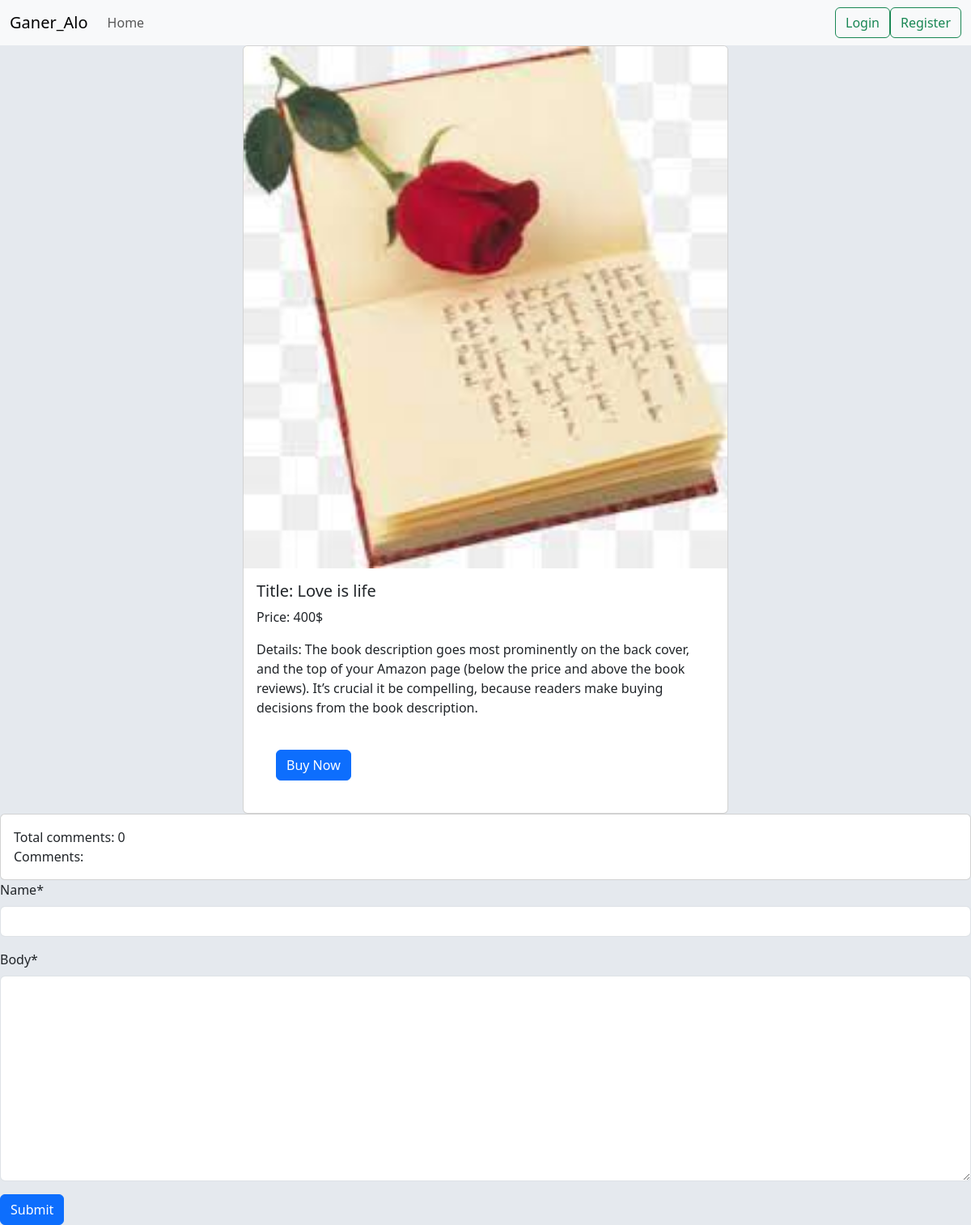
The page /books/details/4/ on the database its author committed.
### books/models.py (models this page shows, shortened)
class Books(models.Model):
   user=models.ForeignKey(User, related_name='user',on_delete=models.CASCADE)
   image = models.ImageField(upload_to = 'images/')
   title = models.CharField(max_length = 200)
   prize=models.IntegerField()
   details = models.TextField(default = '')
   category=models.ManyToManyField(CategoryModel)

### books/views.py (the view, shortened to what this page needs)
# urls.py: path('details/<int:id>/', views.CardetailsView.as_view(), name='details'),
class CardetailsView(DetailView):
    model = models.Books
    template_name = 'details.html'
    pk_url_kwarg = 'id'
    def get_context_data(self, **kwargs):
        context = super().get_context_data(**kwargs)
        carmodel = self.object
        comments = models.comments.objects.filter(car_model=carmodel)
        form = forms.CommentsForm()
        context['comments'] = comments
        context['comments_form'] = form
        return context

### books/forms.py
class CommentsForm(forms.ModelForm):
    class Meta:
        model=comments
        exclude = ['car_model']

### books/templates/details.html (shortened to what this page needs)
{% extends 'base.html'%}
{%load crispy_forms_tags %}
{% block head_title %}Book Details{% endblock %} {% block content%}
{% if user.is_authenticated%}
<div class="card text-center" style="width: 600px; margin: auto;">
    <div class="card-body">
        <img src="{{ books.image.url }}" class="card-img-top" alt="...">
        <div class="card-body">
            <h5 class="card-title">Title: {{ books.title }}</h5>
            <p class="card-text">Details: {{ books.details }}</p>
            <b><p class="card-text font-bold">Price: {{ books.prize }}$</p></b>
            <form method="post" action="{% url 'make_transaction' book_id=books.id %}">
                {% csrf_token %}
                <button type="submit">Buy Now</button>
            </form>
        </div>
    </div>
</div>
{%else%}
<div class="">
    <div class="card" style="width: 600px;margin:auto;">
        <img src="{{books.image.url}}" class="card-img-top" alt="...">
        <div class="card-body">
          <h5 class="card-title">Title: {{books.title}}</h5>
          <p class="card-text">Price: {{books.prize}}$</p>
          <p class="card-text">Details: {{ books.details }}</p>
          <a href="{% url 'login'%}" class="btn btn-primary m-4">Buy Now</a>
        </div>
      </div>
</div>
{%endif%}
<div class="card" >
    <div class="card-body">
      Total comments: {{ comments | length }}
      Comments:
    </div>
  </div>
  <form  method="post">
    {% csrf_token %} {{ comments_form | crispy }}
    <button class="btn btn-primary" type="submit">Submit</button>
  </form>
{%endblock%}

### rows shown on the page
Books: image (picture), title "Love is life", prize "400", details "The book description goes most prominently on the back cover, and the top of your Amazon page (below the price and above the book reviews). It’s crucial it be compelling, because readers make buying decisions from the book description."

### other values the page prints
{{ comments | length }} "0"
